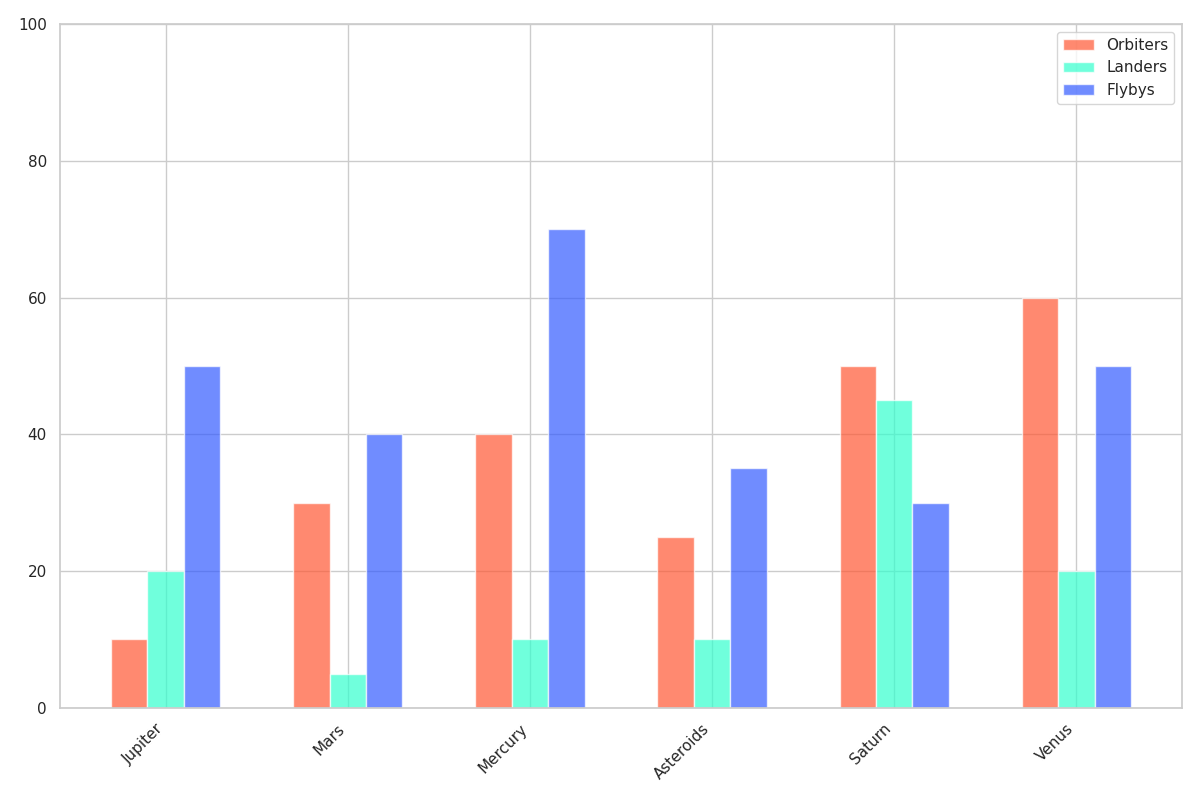

The Python source for this figure:
import matplotlib.pyplot as plt
import numpy as np

celestial_bodies = ['Jupiter', 'Mars', 'Mercury', 'Asteroids', 'Saturn', 'Venus']  # Sorted based on example data
missions_data = {
    'Orbiters': [10, 30, 40, 25, 50, 60],  # Sorted data in ascending order
    'Landers': [20, 5, 10, 10, 45, 20],    # Sorted data in ascending order
    'Flybys': [50, 40, 70, 35, 30, 50]     # Sorted data in ascending order
}

fig, ax = plt.subplots(figsize=(12, 8))

x_pos = np.arange(len(celestial_bodies))
bar_width = 0.2

colors = ['#FF5733', '#33FFCE', '#335BFF']

# Plotting each mission type as a sorted bar chart
for idx, (mission_type, percentages) in enumerate(missions_data.items()):
    ax.bar(x_pos + idx * bar_width, percentages, bar_width, label=mission_type,
           color=colors[idx], alpha=0.7)

ax.set_xticks(x_pos + bar_width)
ax.set_xticklabels(celestial_bodies, rotation=45, ha='right')
ax.set_ylim(0, 100)
ax.legend()

plt.tight_layout()
plt.show()
